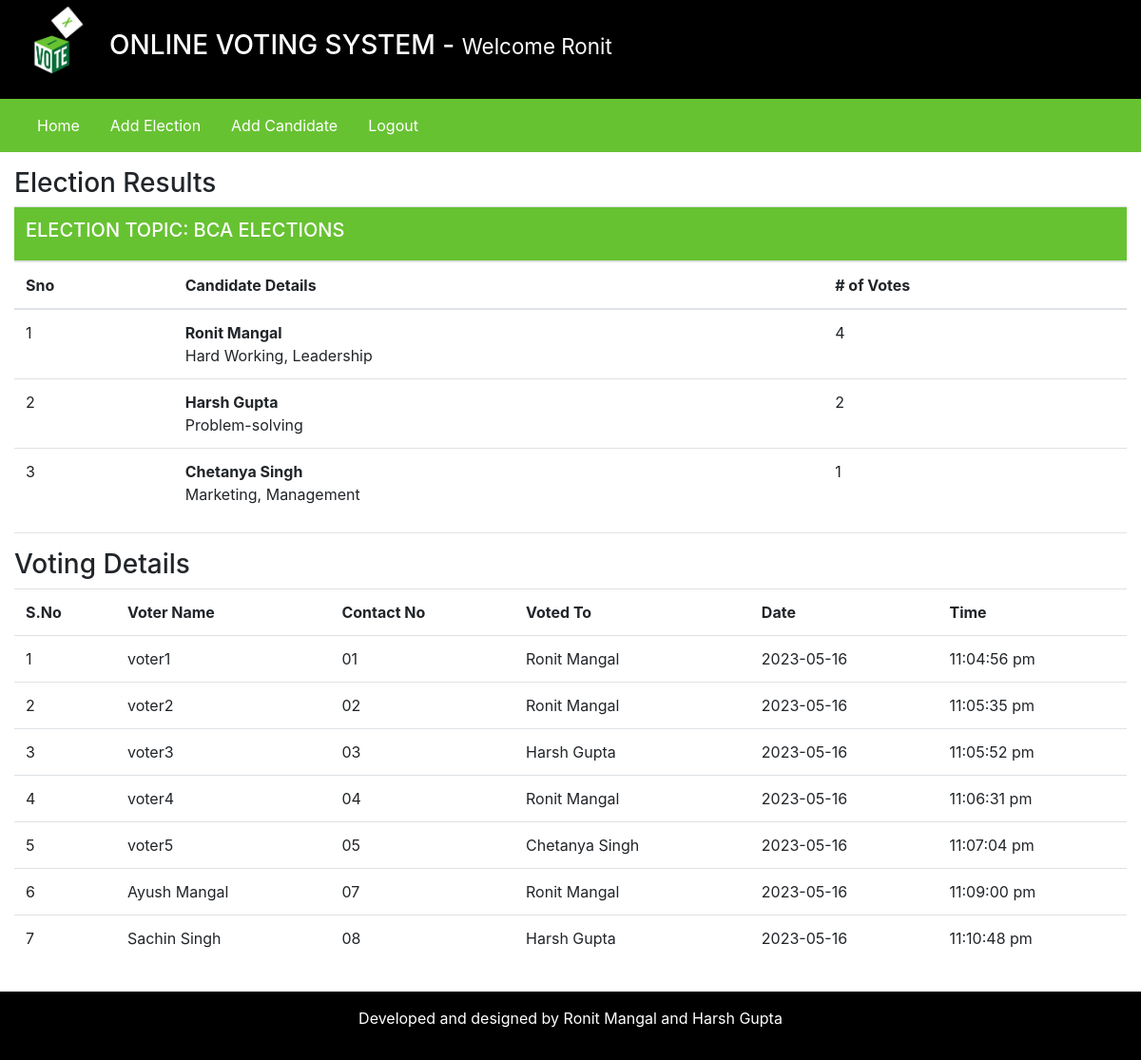
/admin/index.php?viewResult=10 (signed in), run on the app's committed database.
### tables this page shows
CREATE TABLE `elections` (
  `id` int(11) NOT NULL,
  `election_topic` varchar(255) DEFAULT NULL,
  `no_of_candidates` int(11) DEFAULT NULL,
  `starting_date` date DEFAULT NULL,
  `ending_date` date DEFAULT NULL,
  `status` varchar(45) DEFAULT NULL,
  `inserted_by` varchar(255) DEFAULT NULL,
  `inserted_on` date DEFAULT NULL
);

CREATE TABLE `candidate_details` (
  `id` int(11) NOT NULL,
  `election_id` int(11) DEFAULT NULL,
  `candidate_name` varchar(255) DEFAULT NULL,
  `candidate_details` text DEFAULT NULL,
  `inserted_by` varchar(255) DEFAULT NULL,
  `inserted_on` date DEFAULT NULL
);

CREATE TABLE `votings` (
  `id` int(11) NOT NULL,
  `election_id` int(11) DEFAULT NULL,
  `voters_id` int(11) DEFAULT NULL,
  `candidate_id` int(11) NOT NULL,
  `vote_date` date DEFAULT NULL,
  `vote_time` varchar(11) DEFAULT NULL
);

CREATE TABLE `users` (
  `id` int(11) NOT NULL,
  `username` varchar(255) DEFAULT NULL,
  `contact_no` varchar(45) DEFAULT NULL,
  `password` text DEFAULT NULL,
  `user_role` varchar(45) DEFAULT NULL
);

### admin/inc/viewResults.php (the view, shortened to what this page needs)
<?php
    $election_id = $_GET['viewResult'];
?>
<div class="row my-3">
        <div class="col-12">
            <h3> Election Results </h3>
            <?php
                $fetchingActiveElections = mysqli_query($db, "SELECT * FROM elections WHERE id = '". $election_id ."'") or die(mysqli_error($db));
                $totalActiveElections = mysqli_num_rows($fetchingActiveElections);
                if($totalActiveElections > 0)
                {
                    while($data = mysqli_fetch_assoc($fetchingActiveElections))
                    {
                        $election_id = $data['id'];
                        $election_topic = $data['election_topic'];
                ?>
                        <table class="table">
                            <thead>
                                <tr>
                                    <th colspan="4" class="bg-green text-white"><h5> ELECTION TOPIC: <?php echo strtoupper($election_topic); ?></h5></th>
                                </tr>
                                <tr>
                                    <th> Sno </th>
                                    <th> Candidate Details </th>
                                    <th> # of Votes </th>
                                </tr>
                            </thead>
                            <tbody>
                            <?php
                                $fetchingCandidates = mysqli_query($db, "SELECT * FROM candidate_details WHERE election_id = '". $election_id ."'") or die(mysqli_error($db));
                                $sno = 1;
                                while($candidateData = mysqli_fetch_assoc($fetchingCandidates))
                                {
                                    $candidate_id = $candidateData['id'];
                                    $fetchingVotes = mysqli_query($db, "SELECT * FROM votings WHERE candidate_id = '". $candidate_id . "'") or die(mysqli_error($db));
                                    $totalVotes = mysqli_num_rows($fetchingVotes);
                            ?>
                                    <tr>
                                        <td> <?php echo $sno++; ?></td>
                                        <td><?php echo "<b>" . $candidateData['candidate_name'] . "</b><br />" . $candidateData['candidate_details']; ?></td>
                                        <td><?php echo $totalVotes; ?></td>
                                    </tr>
                            <?php
                                }
                            ?>
                            </tbody>
                        </table>
                <?php
                    }
                }else {
                    echo "No any active election.";
                }
            ?>
            <hr>
            <h3>Voting Details</h3>
            <?php
                $fetchingVoteDetails = mysqli_query($db, "SELECT * FROM votings WHERE election_id = '". $election_id ."'");
                $number_of_votes = mysqli_num_rows($fetchingVoteDetails);
                if($number_of_votes > 0)
                {
                    $sno = 1;
            ?>
                    <table class="table">
                        <tr>
                            <th>S.No</th>
                            <th>Voter Name</th>
                            <th>Contact No</th>
                            <th>Voted To</th>
                            <th>Date </th>
                            <th>Time</th>
                        </tr>
            <?php
                    while($data = mysqli_fetch_assoc($fetchingVoteDetails))
                        {
                            $voters_id = $data['voters_id'];
                            $candidate_id = $data['candidate_id'];
                            $fetchingUsername = mysqli_query($db, "SELECT * FROM users WHERE id = '". $voters_id ."'") or die(mysqli_error($db));
                            $isDataAvailable = mysqli_num_rows($fetchingUsername);
                            $userData = mysqli_fetch_assoc($fetchingUsername);
                            if($isDataAvailable > 0)
                            {
                                $username = $userData['username'];
                                $contact_no = $userData['contact_no'];
                            }else {
                                $username = "No_Data";
                                $contact_no = $userData['contact_no'];
                            }
                            $fetchingCandidateName = mysqli_query($db, "SELECT * FROM candidate_details WHERE id = '". $candidate_id ."'") or die(mysqli_error($db));
                            $isDataAvailable = mysqli_num_rows($fetchingCandidateName);
                            $candidateData = mysqli_fetch_assoc($fetchingCandidateName);
                            if($isDataAvailable > 0)
                            {
                                $candidate_name = $candidateData['candidate_name'];
                            }else {
                                $candidate_name = "No_Data";
                            }
                ?>
                            <tr>
                                <td><?php echo $sno++; ?></td>
                                <td><?php echo $username; ?></td>
                                <td><?php echo $contact_no; ?></td>
                                <td><?php echo $candidate_name; ?></td>
                                <td><?php echo $data['vote_date']; ?></td>
                                <td><?php echo $data['vote_time']; ?></td>
                            </tr>
                <?php
                        }
                        echo "</table>";
                    }else {
                        echo "No any vote detail is available!";
                    }
                ?>
        </div>
    </div>

### assets/css/style.css (style rules this page uses)
.text-white { color: #fff; }
.bg-green { background-color: #67C232; }

### data on the page
elections: election_topic "BCA ELECTIONS"
candidate_details: candidate_name "Ronit Mangal", candidate_details "Hard Working, Leadership", totalVotes "4"
candidate_details: candidate_name "Harsh Gupta", candidate_details "Problem-solving", totalVotes "2"
candidate_details: candidate_name "Chetanya Singh", candidate_details "Marketing, Management", totalVotes "1"
votings: users.username "voter1", users.contact_no "01", candidate_details.candidate_name "Ronit Mangal", vote_date "2023-05-16", vote_time "11:04:56 pm"
votings: users.username "voter2", users.contact_no "02", candidate_details.candidate_name "Ronit Mangal", vote_date "2023-05-16", vote_time "11:05:35 pm"
votings: users.username "voter3", users.contact_no "03", candidate_details.candidate_name "Harsh Gupta", vote_date "2023-05-16", vote_time "11:05:52 pm"
votings: users.username "voter4", users.contact_no "04", candidate_details.candidate_name "Ronit Mangal", vote_date "2023-05-16", vote_time "11:06:31 pm"
votings: users.username "voter5", users.contact_no "05", candidate_details.candidate_name "Chetanya Singh", vote_date "2023-05-16", vote_time "11:07:04 pm"
votings: users.username "Ayush Mangal", users.contact_no "07", candidate_details.candidate_name "Ronit Mangal", vote_date "2023-05-16", vote_time "11:09:00 pm"
votings: users.username "Sachin Singh", users.contact_no "08", candidate_details.candidate_name "Harsh Gupta", vote_date "2023-05-16", vote_time "11:10:48 pm"

### other printed values
$_SESSION['username'] "Ronit"
